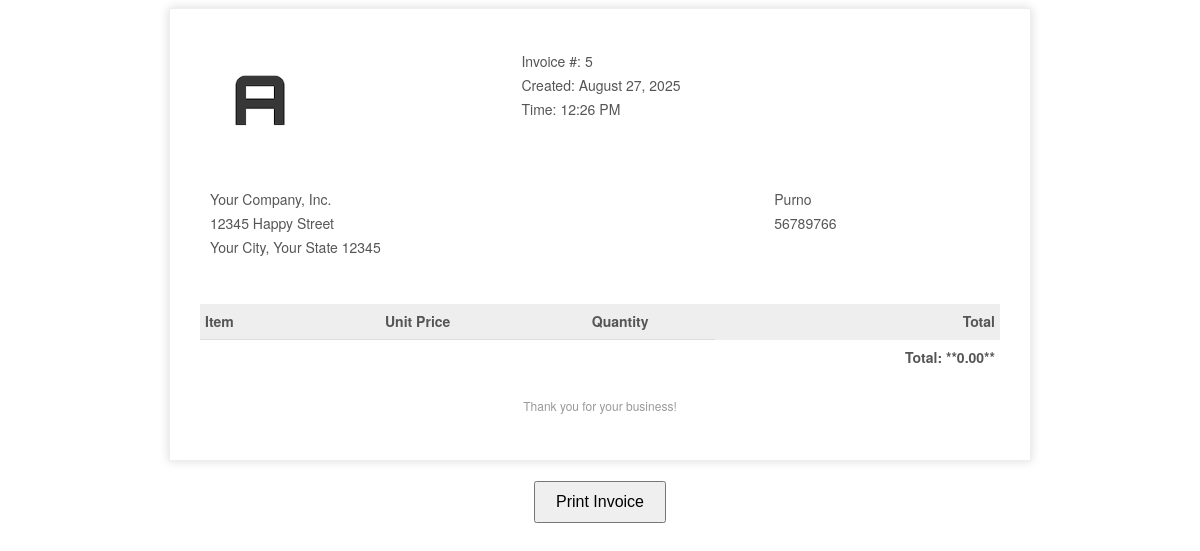
The app's page /pos/pages/sales/invoice.php?sale_id=5 with its own data.
### tables this page shows
CREATE TABLE `sales` (
  `id` int(11) NOT NULL,
  `customer_id` int(11) NOT NULL,
  `total_amount` decimal(10,2) NOT NULL,
  `sale_date` datetime NOT NULL
);

CREATE TABLE `customers` (
  `id` int(11) NOT NULL,
  `name` varchar(255) NOT NULL,
  `phone` varchar(20) DEFAULT NULL,
  `email` varchar(255) DEFAULT NULL,
  `address` text DEFAULT NULL,
  `created_at` datetime NOT NULL,
  `updated_at` datetime DEFAULT NULL
);

### pos/pages/sales/invoice.php (the view, shortened to what this page needs)
<?php
include_once __DIR__ . '/../../config.php';
$sales_id = $_GET['sale_id'];
$sql_sales = "SELECT s.*, c.name AS customer_name, c.phone FROM sales s LEFT JOIN customers c ON s.customer_id = c.id WHERE s.id = ?";
$stmt_sales = $conn->prepare($sql_sales);
$stmt_sales->bind_param("i", $sales_id);
$stmt_sales->execute();
$result_sales = $stmt_sales->get_result();
$sale = $result_sales->fetch_assoc();
?>
<!DOCTYPE html>
<html lang="en">
<head>
</head>
<body>
    <div class="invoice-box">
        <table>
            <tr class="top">
                <td colspan="4">
                    <table>
                        <tr>
                            <td class="title">
                                <img src="../../dist/dist/img/AdminLTELogo.png" style="width:100%; max-width:100px;">
                            </td>
                            <td>
                                Invoice #: <?php echo htmlspecialchars($sale['id']); ?><br>
                                Created: <?php echo date('F j, Y', strtotime($sale['sale_date'])); ?><br>
                                Time: <?php echo date('h:i A', strtotime($sale['sale_date'])); ?>
                            </td>
                        </tr>
                    </table>
                </td>
            </tr>
            <tr class="information">
                <td colspan="4">
                    <table>
                        <tr>
                            <td>
                                Your Company, Inc.<br>
                                12345 Happy Street<br>
                                Your City, Your State 12345
                            </td>
                            <td>
                                <?php echo htmlspecialchars($sale['customer_name'] ?: 'Guest Customer'); ?><br>
                                <?php echo htmlspecialchars($sale['phone'] ?: 'N/A'); ?>
                            </td>
                        </tr>
                    </table>
                </td>
            </tr>
            <tr class="heading">
                <td>Item</td>
                <td style="text-align: center;">Unit Price</td>
                <td style="text-align: center;">Quantity</td>
                <td style="text-align: right;">Total</td>
            </tr>
            <?php
            $grand_total = 0;
            ?>
            <tr class="total">
                <td colspan="3"></td>
                <td style="text-align: right;">
                    Total: **<?php echo htmlspecialchars(number_format($grand_total, 2)); ?>**
                </td>
            </tr>
        </table>
        <div class="invoice-footer">
            <p>Thank you for your business!</p>
        </div>
    </div>
    <div class="print-button">
        <button onclick="window.print()" style="padding: 10px 20px; font-size: 16px;">Print Invoice</button>
    </div>
</body>
</html>

### pos/pages/sales/invoice.php (style rules this page uses)
body { font-family: 'Helvetica Neue', 'Helvetica', Helvetica, Arial, sans-serif; font-size: 14px; color: #555; }
.invoice-box { max-width: 800px; margin: auto; padding: 30px; border: 1px solid #eee; box-shadow: 0 0 10px rgba(0, 0, 0, .15); line-height: 24px; }
.invoice-box table { width: 100%; line-height: inherit; text-align: left; border-collapse: collapse; }
.invoice-box table td { padding: 5px; vertical-align: top; }
.invoice-box table tr.top table td { padding-bottom: 20px; }
.invoice-box table tr.top table td.title { font-size: 45px; line-height: 45px; color: #333; }
.invoice-box table tr.information table td { padding-bottom: 40px; }
.invoice-box table tr.heading td { background: #eee; border-bottom: 1px solid #ddd; font-weight: bold; }
.invoice-box table tr.total td:nth-child(2) { border-top: 2px solid #eee; font-weight: bold; }
.invoice-footer { text-align: center; margin-top: 20px; font-size: 12px; color: #999; }
.print-button { margin-top: 20px; text-align: center; }

### records on screen
sales: id "5", sale_date "August 27, 2025", sale_date "12:26 PM", customer.name "Purno", customer.phone "56789766"

### other values on screen
$grand_total "0.00"
